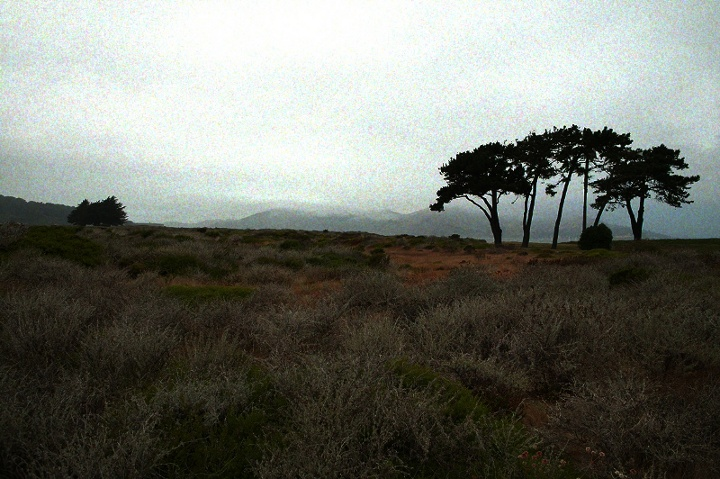
#> input picture Images/1.jpg, 720 x 479 px
$ python HistogramEqualization_RGB.py
#> lines starting #> are read from the running program, lines starting #| are printed output that depends on the picture
import cv2
import numpy as np

img = cv2.imread("Images/1.jpg")
#> img is the input picture: shape (479, 720, 3); mean B, G, R 106.6, 114.6, 112.2
b,g,r=cv2.split(img)
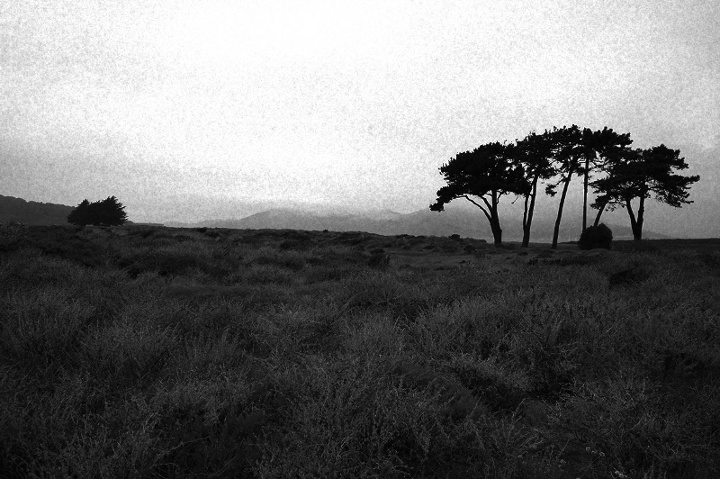
#> g: shape (479, 720); min 0, max 255, mean 114.6
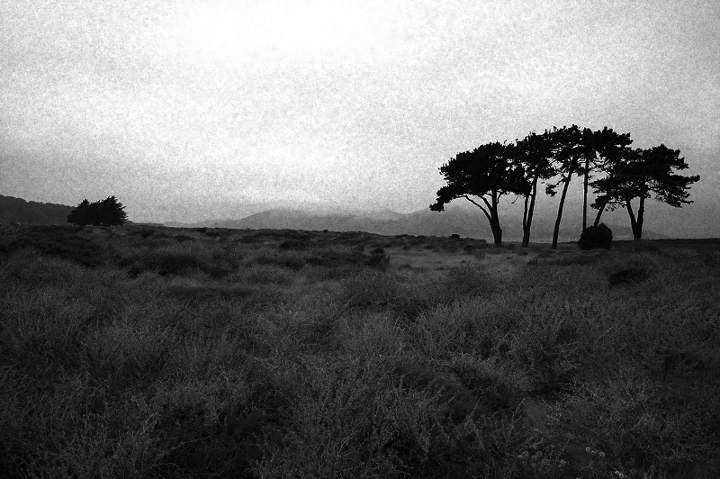
#> r: shape (479, 720); min 0, max 255, mean 112.2
equb = cv2.equalizeHist(b)
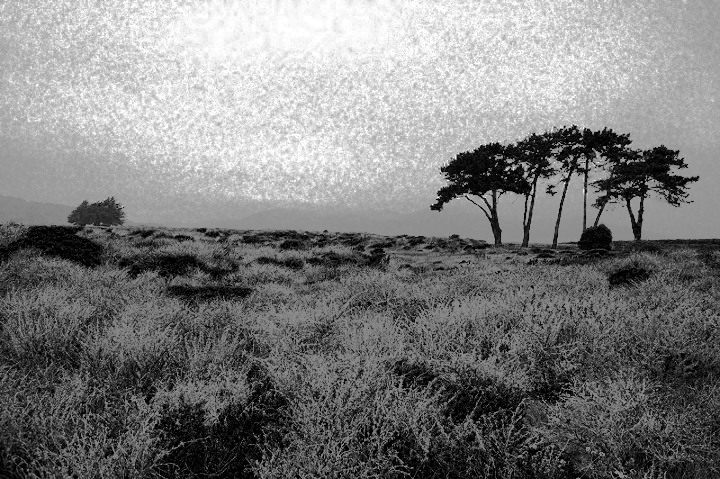
#> equb: shape (479, 720); min 0, max 255, mean 125.8
equg = cv2.equalizeHist(g)
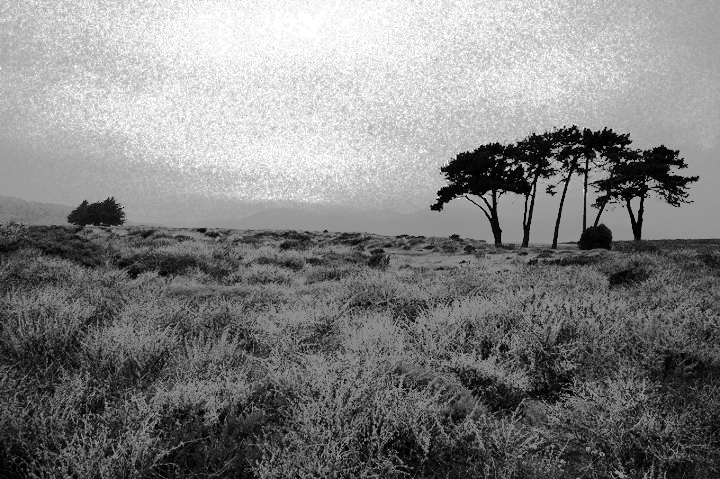
#> equg: shape (479, 720); min 0, max 255, mean 128.7
equr = cv2.equalizeHist(r)
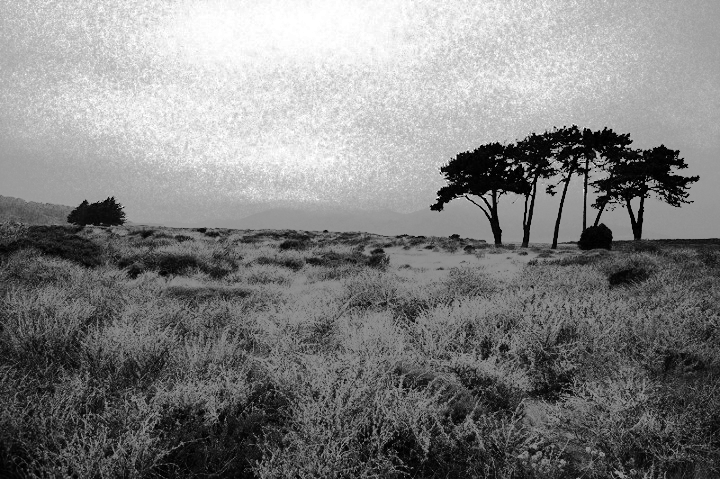
#> equr: shape (479, 720); min 0, max 255, mean 128.2
equ = cv2.merge((equb,equg,equr))
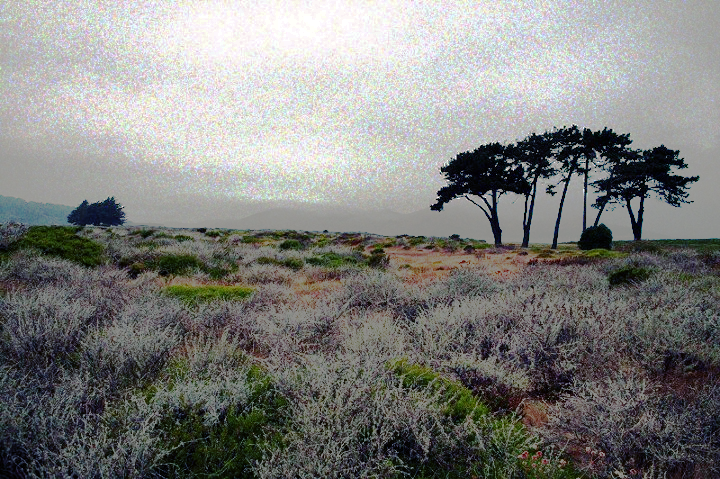
#> equ: shape (479, 720, 3); mean B, G, R 125.8, 128.7, 128.2
cv2.imshow("Input",img)
cv2.imshow("Output",equ)
result = np.concatenate((img, equ), axis=1) #combining images
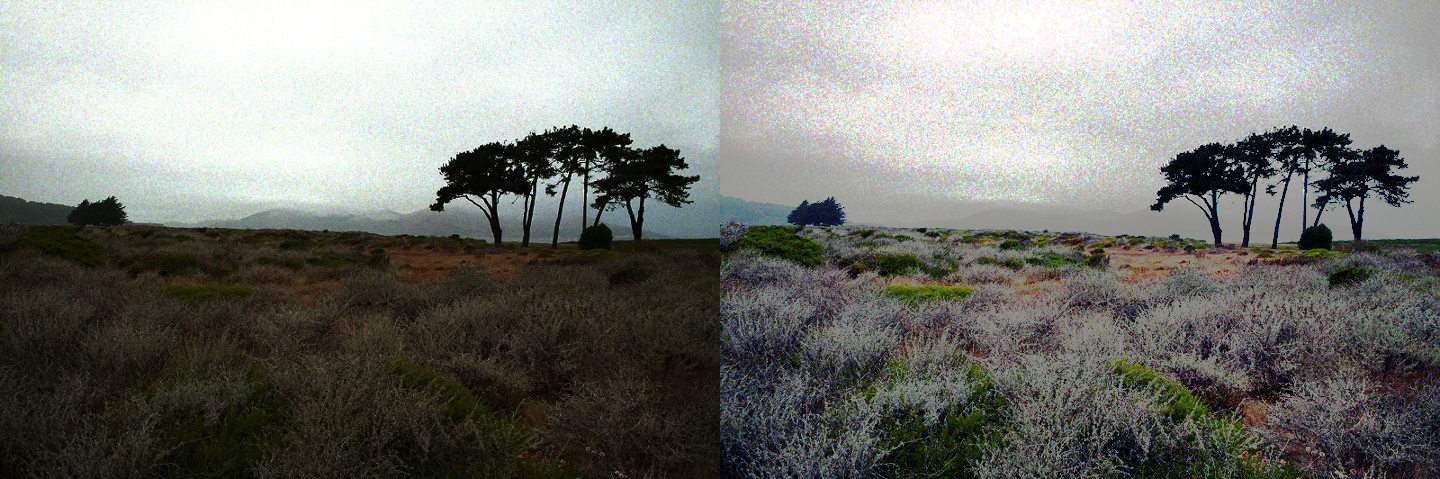
#> result: shape (479, 1440, 3); mean B, G, R 116.2, 121.7, 120.2
cv2.imwrite('HistogramEqualization_RGB_4.jpg',result )
cv2.waitKey()

$ run again, with Images/2.jpg copied over Images/1.jpg
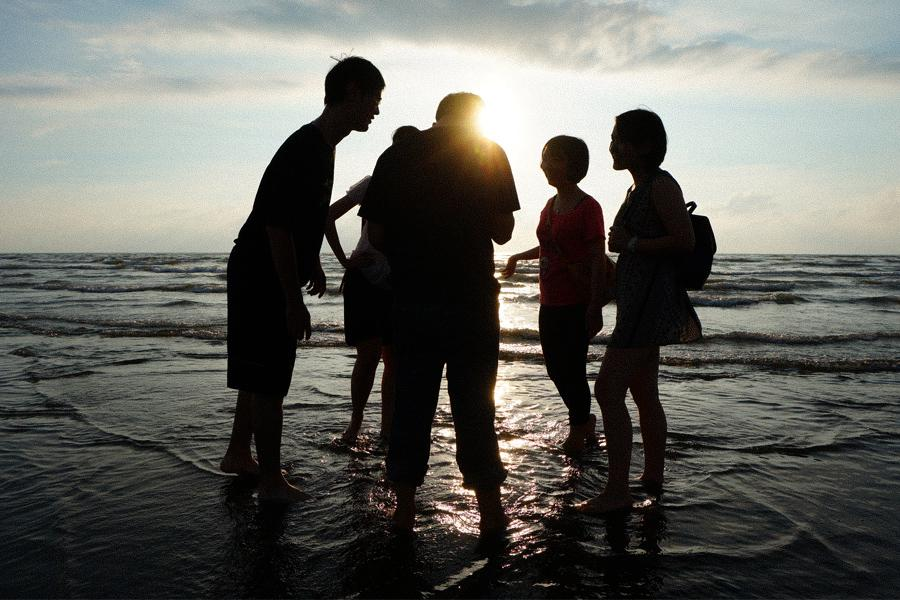
#> input picture Images/2.jpg, 900 x 600 px
#> img is the input picture: shape (600, 900, 3); mean B, G, R 94.9, 100.2, 99.9
#> `equ = cv2.merge((equb,equg,equr))`:
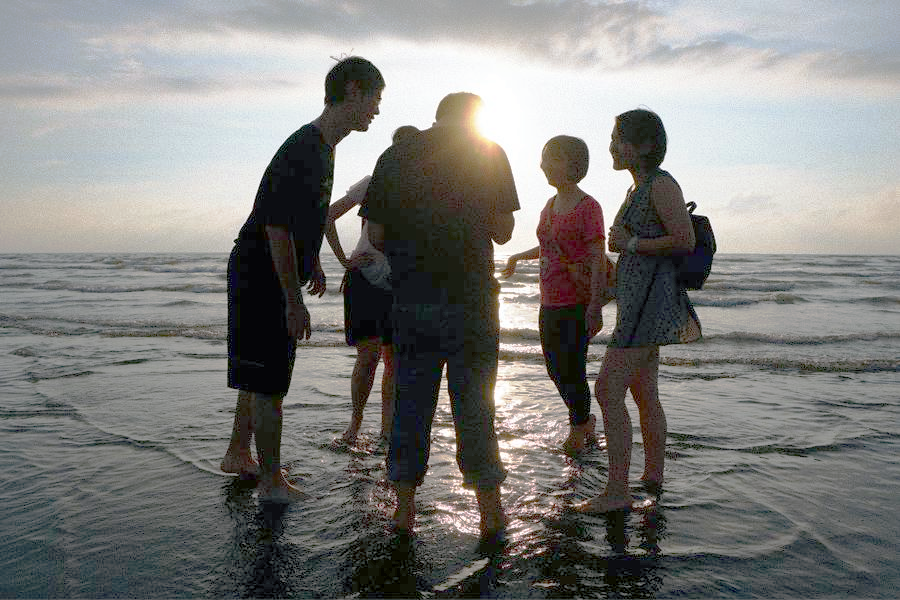
#> equ: shape (600, 900, 3); mean B, G, R 124.8, 127.2, 127.6
#> `result = np.concatenate((img, equ), axis=1)`:
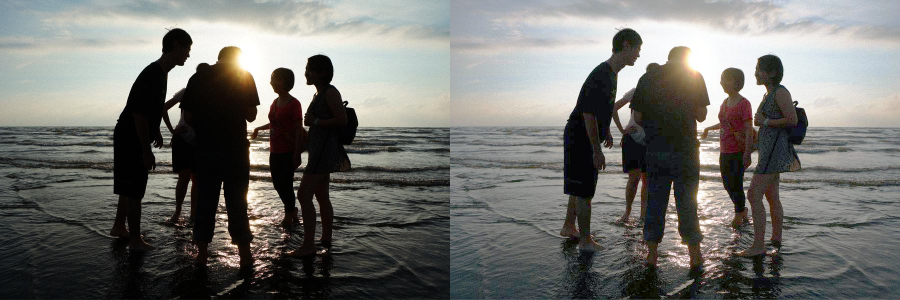
#> result: shape (600, 1800, 3) (shown at 1/2 size); mean B, G, R 109.8, 113.7, 113.8

$ run again, with Images/4.jpg copied over Images/1.jpg
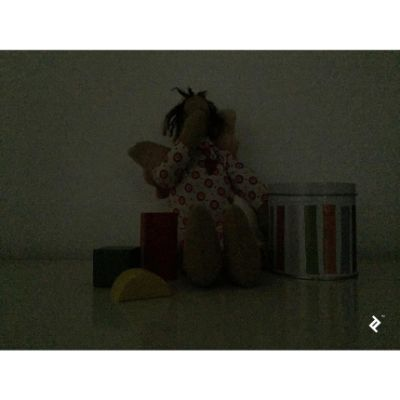
#> input picture Images/4.jpg, 400 x 400 px
#> img is the input picture: shape (400, 400, 3); mean B, G, R 85.2, 93.6, 93.1
#> `equ = cv2.merge((equb,equg,equr))`:
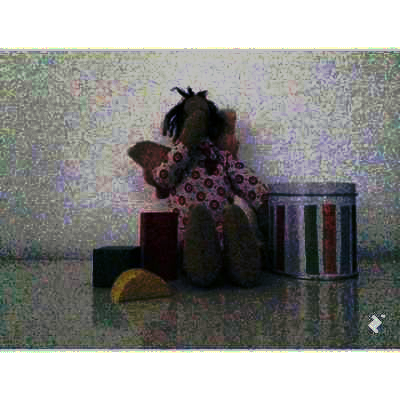
#> equ: shape (400, 400, 3); mean B, G, R 135, 136.8, 136.7
#> `result = np.concatenate((img, equ), axis=1)`:
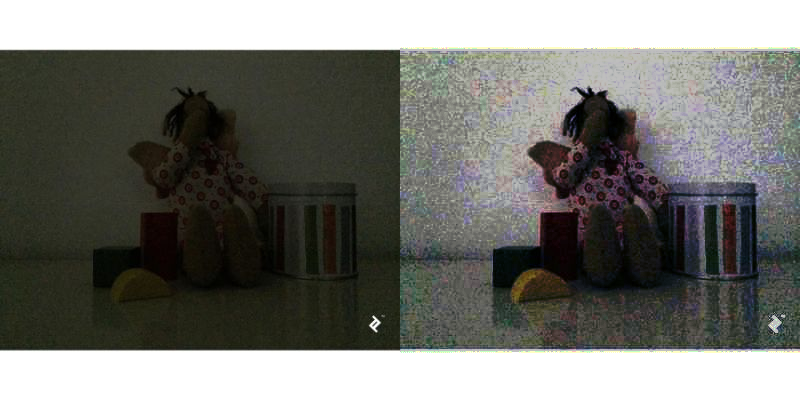
#> result: shape (400, 800, 3); mean B, G, R 110.1, 115.2, 114.9

$ run again, with Images/3.png saved as Images/1.jpg
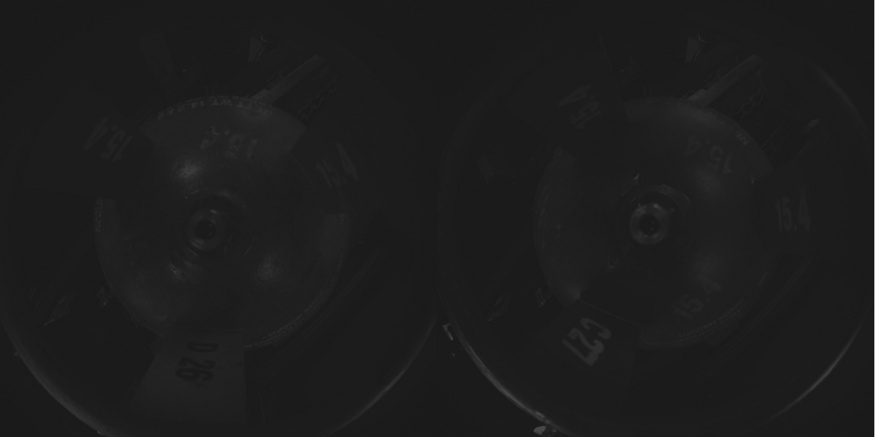
#> input picture Images/3.png, 875 x 437 px
#> img is the input picture: shape (437, 875, 3); min 17, max 178, mean 28.9
#> `result = np.concatenate((img, equ), axis=1)`:
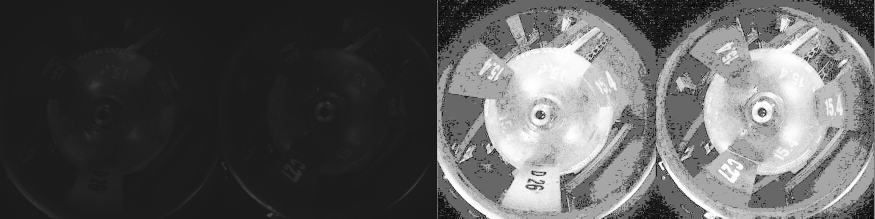
#> result: shape (437, 1750, 3) (shown at 1/2 size); min 0, max 255, mean 89.7
